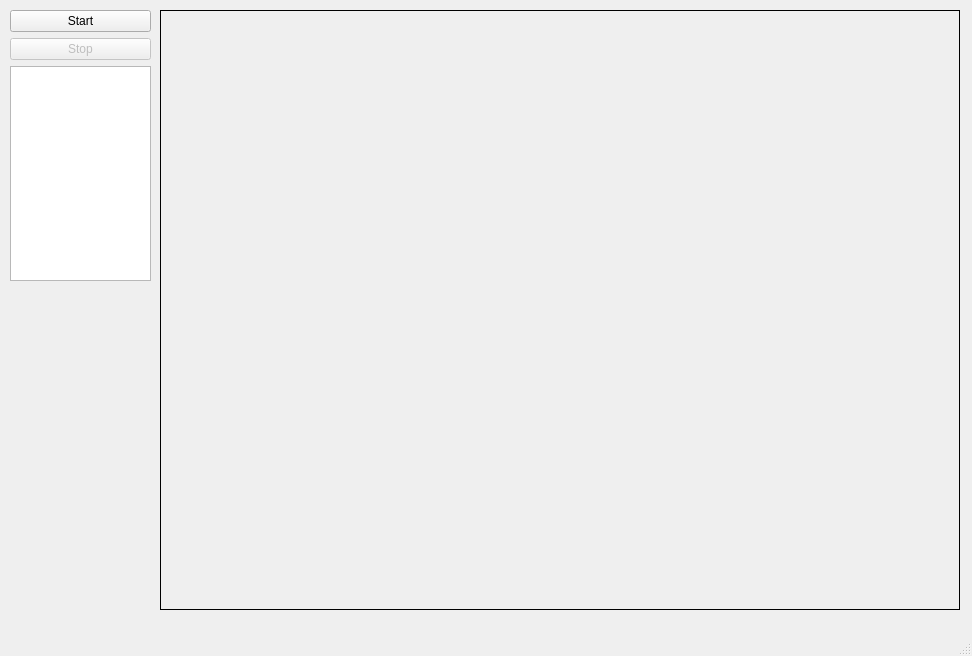
<?xml version="1.0" encoding="UTF-8"?>
<ui version="4.0">
 <class>V4L2viewer</class>
 <widget class="QMainWindow" name="V4L2viewer">
  <property name="geometry">
   <rect>
    <x>0</x>
    <y>0</y>
    <width>972</width>
    <height>656</height>
   </rect>
  </property>
  <property name="maximumSize">
   <size>
    <width>3000</width>
    <height>3000</height>
   </size>
  </property>
  <property name="windowTitle">
   <string>V4L2viewer</string>
  </property>
  <widget class="QWidget" name="centralwidget">
   <widget class="QLabel" name="Cam">
    <property name="geometry">
     <rect>
      <x>160</x>
      <y>10</y>
      <width>800</width>
      <height>600</height>
     </rect>
    </property>
    <property name="frameShape">
     <enum>QFrame::Box</enum>
    </property>
    <property name="text">
     <string/>
    </property>
   </widget>
   <widget class="QWidget" name="">
    <property name="geometry">
     <rect>
      <x>10</x>
      <y>10</y>
      <width>141</width>
      <height>271</height>
     </rect>
    </property>
    <layout class="QVBoxLayout" name="verticalLayout">
     <item>
      <widget class="QPushButton" name="Start">
       <property name="enabled">
        <bool>true</bool>
       </property>
       <property name="text">
        <string>Start</string>
       </property>
      </widget>
     </item>
     <item>
      <widget class="QPushButton" name="Stop">
       <property name="enabled">
        <bool>false</bool>
       </property>
       <property name="text">
        <string>Stop</string>
       </property>
      </widget>
     </item>
     <item>
      <widget class="QTextEdit" name="Info"/>
     </item>
    </layout>
   </widget>
  </widget>
  <widget class="QMenuBar" name="menubar">
   <property name="geometry">
    <rect>
     <x>0</x>
     <y>0</y>
     <width>972</width>
     <height>22</height>
    </rect>
   </property>
  </widget>
  <widget class="QStatusBar" name="statusbar"/>
  <action name="actionStart">
   <property name="text">
    <string>Start</string>
   </property>
  </action>
  <action name="actionStop">
   <property name="text">
    <string>Stop</string>
   </property>
  </action>
 </widget>
 <resources/>
 <connections/>
</ui>
